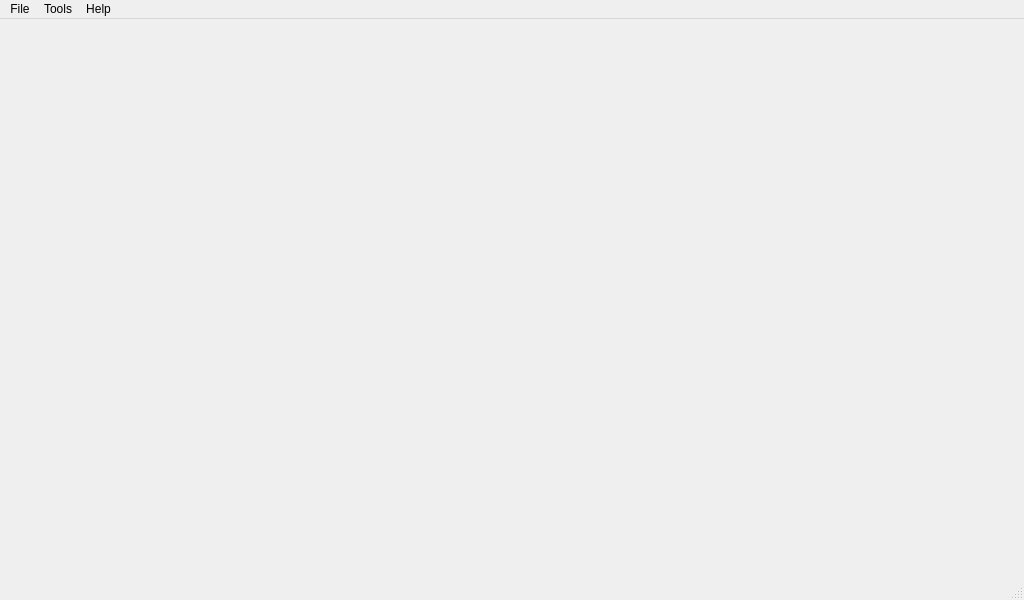
<?xml version="1.0" encoding="UTF-8"?>
<ui version="4.0">
 <class>MainWindow</class>
 <widget class="QMainWindow" name="MainWindow">
  <property name="geometry">
   <rect>
    <x>0</x>
    <y>0</y>
    <width>1024</width>
    <height>600</height>
   </rect>
  </property>
  <property name="windowTitle">
   <string>X-Plane Tool</string>
  </property>
  <property name="windowIcon">
   <iconset resource="XPlaneTool.qrc">
    <normaloff>:/Resource/Logo/logo_64_64.png</normaloff>:/Resource/Logo/logo_64_64.png</iconset>
  </property>
  <widget class="QWidget" name="centralwidget"/>
  <widget class="QMenuBar" name="menubar">
   <property name="geometry">
    <rect>
     <x>0</x>
     <y>0</y>
     <width>1024</width>
     <height>21</height>
    </rect>
   </property>
   <widget class="QMenu" name="menuFile">
    <property name="title">
     <string>File</string>
    </property>
   </widget>
   <widget class="QMenu" name="menuTools">
    <property name="title">
     <string>Tools</string>
    </property>
   </widget>
   <widget class="QMenu" name="menuHelp">
    <property name="title">
     <string>Help</string>
    </property>
   </widget>
   <addaction name="menuFile"/>
   <addaction name="menuTools"/>
   <addaction name="menuHelp"/>
  </widget>
  <widget class="QStatusBar" name="statusbar"/>
 </widget>
 <resources>
  <include location="XPlaneTool.qrc"/>
 </resources>
 <connections/>
</ui>
